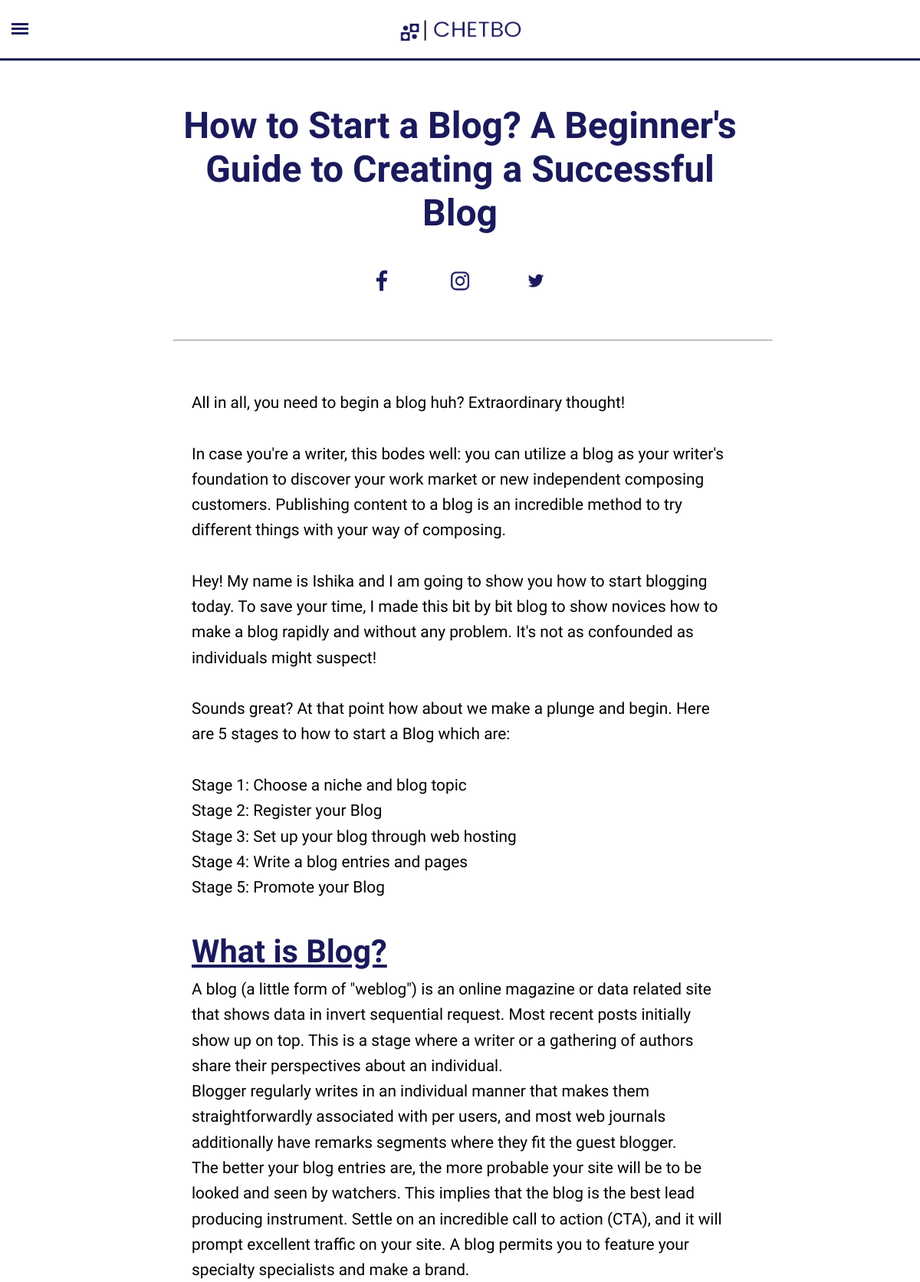
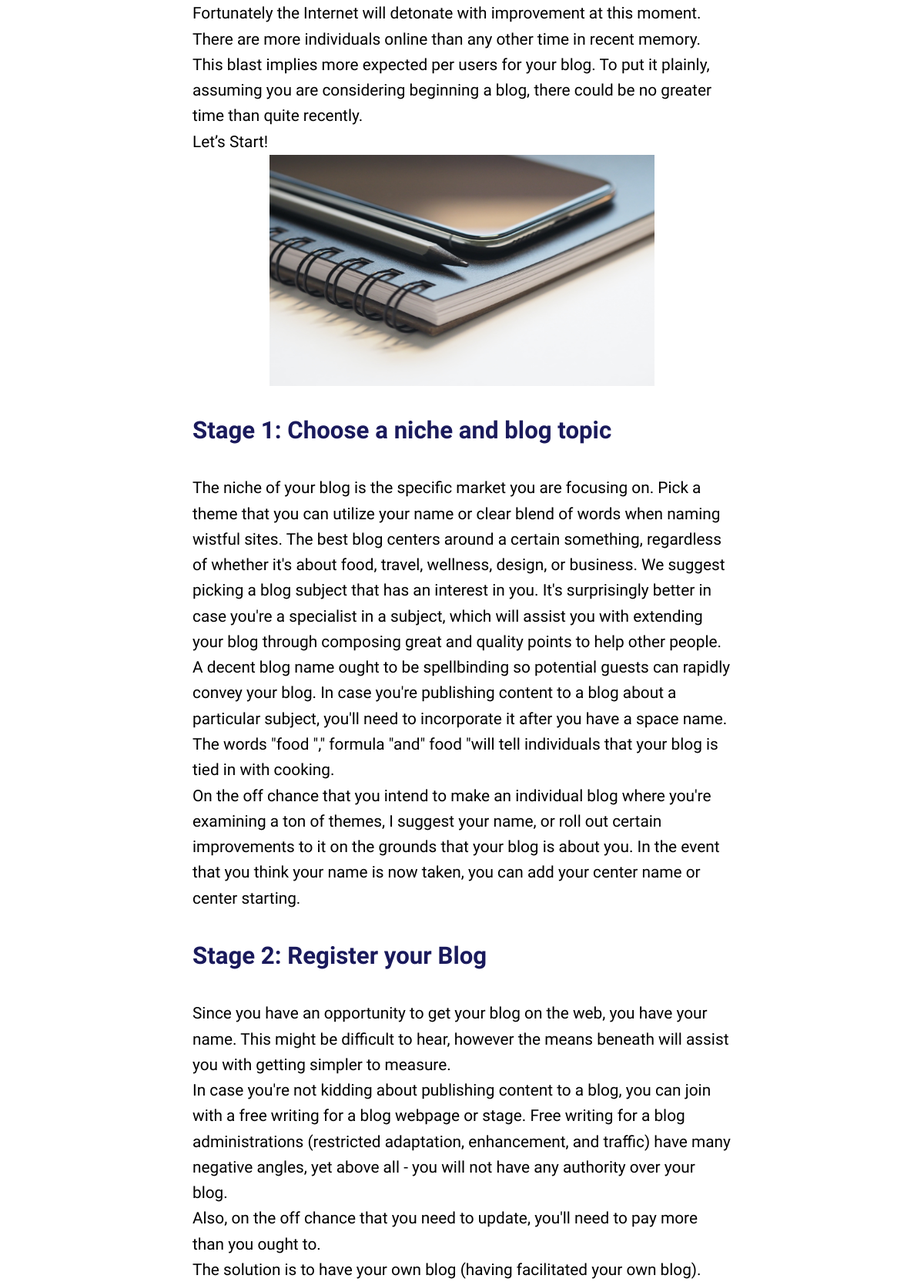
The page /blog/how-to-start-a-blog (upper part) on the database its author committed (2 pictures, top to bottom).
### blog/models.py (models this page shows, shortened)
class Blogs(models.Model):
    sno = models.AutoField(primary_key=True)
    title = models.CharField(max_length=150)
    subtitle = models.TextField()
    slug = models.TextField()
    content = models.TextField()
    date = models.DateTimeField()

### blog/views.py (the view)
# urls.py: path('<str:slug>', views.blogPost, name='blogPost'),
def blogPost(request, slug):
    post = Blogs.objects.filter(slug=slug).first()
    comments = BlogComment.objects.filter(post=post, parent = None)
    replies = BlogComment.objects.filter(post=post).exclude(parent= None)
    repDict = {}
    for reply in replies:
        if reply.parent.sno not in repDict.keys():
            repDict[reply.parent.sno] = [reply]
        else:
            repDict[reply.parent.sno].append(reply)
    context = {"post": post, "comments": comments, "user": request.user, "repDict": repDict}
    return render(request, "blog/blogPost.html", context)

### templates/blog/blogPost.html (shortened to what this page needs)
{% extends 'layout.html' %}
{% block head %}
<link rel="stylesheet" href="/static/css/blogPost.css">
{% endblock %}
{% block body %}
{% load humanize %}
{% load extras %}
<div class="content-container">
    <div class="content-heading">
        <p class="post-content-heading">{{post.title}}</p>
        <div class="media-links">
                    <div class="media-items"><a href="/facebook"><img src="/static/img/facebook.png" alt="" class="social-media-items"></a></div>
                    <div class="media-items"><a href="/instagram"><img src="/static/img/instagram.png" alt="" class="social-media-items"></a></div>
                    <div class="media-items"><a href="/twitter"><img src="/static/img/twitter.png" alt="" class="social-media-items"></a></div>
        </div><hr class="hline">
    </div>
    <div class="content-para">
        <p class="content-para-area">{{post.content|safe}}</p>
    </div>
</div>
{% endblock %}

### static/css/style.css (style rules this page uses)
* { margin: 0; padding: 0; font-family: 'Cantarell', sans-serif; }
.media-links { display: flex; flex-wrap: nowrap; align-items: center; justify-content: center; }
.media-items { padding: 20px 30px; }
.social-media-items { width: 2.5rem; height: 2.5rem; border-radius: 5rem; }

### static/css/blogPost.css (style rules this page uses)
* { margin: 0; padding: 0; }
.hline { color: rgb(26, 26, 92); }
.content-container, .hline { width: 65vw; display: block; align-items: center; justify-content: center; margin: auto; margin-top: 1.5rem; }
.content-heading { display: block; align-items: center; justify-content: center; text-align: center; font-size: 3rem; font-weight: bold; padding: 1rem 1rem; padding-bottom: 2rem; }
.post-content-heading { color: rgb(26, 26, 92); }
.content-para { display: block; align-items: center; justify-content: center; font-size: 1.3rem; padding: 2rem 2.5rem; line-height: 1.6; }
.content-para h1, h2, h3, h4, b, span,strong { color: rgb(26, 26, 92); }
.content-para img { width: 800px; height: 500px; }
.post-content-heading { margin: 1rem 0; }
@media screen and (max-width:1400px) { .content-para img { width: 500px; height: 300px; } }

### rows shown on the page
Blogs: title "How to Start a Blog? A Beginner's Guide to Creating a Successful Blog", content "All in all, you need to begin a blog huh? Extraordinary thought! In case you're a writer, this bodes well: you can utilize a blog as your writer's foundation to discover your work market or new independent composing customers. Publishing content to a blog is an incredible method to try different things with your way of composing. Hey! My name is Ishika and I am going to show you how to start blogging today. To save your time, I made this bit by bit blog to show novices how to make a blog rapidly and without any problem. It's not as confounded as individuals might suspect! Sounds great? At that point how about we make a plunge and begin. Here are 5 stages to how to start a Blog which are:…", content (picture)
